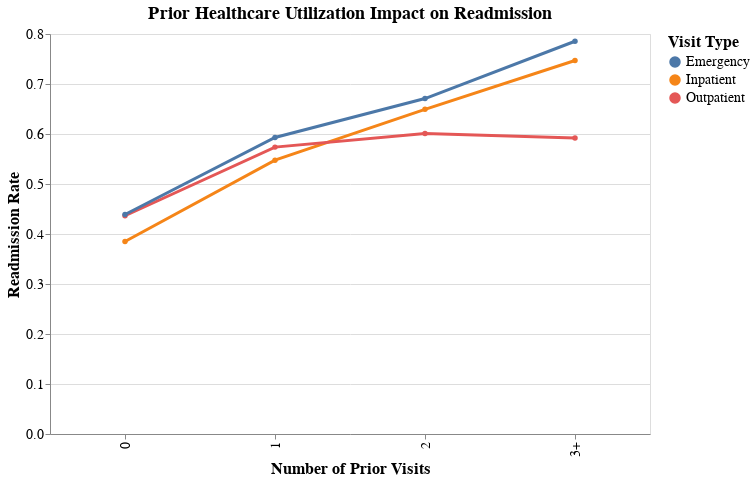

Here is the notebook cell this chart was saved with:
### Code cell
utilization_factors = ['number_inpatient', 'number_outpatient', 'number_emergency']

util_data = []
for factor in utilization_factors:
    if factor in df.columns:
        # Group by exact counts (0, 1, 2, 3+)
        df[f'{factor}_group'] = df[factor].apply(lambda x: '0' if x == 0 else '1' if x == 1 else '2' if x == 2 else '3+')
        
        groups = df.groupby(f'{factor}_group')['readmitted_binary'].agg(['mean', 'count']).reset_index()
        groups = groups[groups['count'] >= 50]
        
        for _, row in groups.iterrows():
            util_data.append({
                'factor': factor.replace('number_', '').capitalize(),
                'visits': row[f'{factor}_group'],
                'readmission_rate': row['mean'],
                'count': row['count']
            })

util_df = pd.DataFrame(util_data)

chart_util = alt.Chart(util_df).mark_line(point=True).encode(
    x=alt.X('visits:N', title='Number of Prior Visits', sort=['0', '1', '2', '3+']),
    y=alt.Y('readmission_rate:Q', title='Readmission Rate'),
    color=alt.Color('factor:N', title='Visit Type'),
    strokeWidth=alt.value(3),
    tooltip=[
        alt.Tooltip('factor:N', title='Visit Type'),
        alt.Tooltip('visits:N', title='Number of Visits'),
        alt.Tooltip('readmission_rate:Q', title='Readmission Rate', format='.3f'),
        alt.Tooltip('count:Q', title='Number of Patients', format=',')
    ]
).properties(
    width=600,
    height=400,
    title='Prior Healthcare Utilization Impact on Readmission'
).configure_axis(
    labelFontSize=14,
    titleFontSize=16
).configure_title(
    fontSize=18
).configure_legend(
    labelFontSize=14,
    titleFontSize=16
)

chart_util

### Figure 1 — Vega-Lite specification as saved in the notebook (floating-point values rounded to 4 significant figures)
{"config": {"view": {"continuousWidth": 300, "continuousHeight": 300}, "axis": {"labelFontSize": 14, "titleFontSize": 16}, "legend": {"labelFontSize": 14, "titleFontSize": 16}, "title": {"fontSize": 18}}, "data": {"name": "data-dc4195021aab5ca7892e313690236485"}, "mark": {"type": "line", "point": true}, "encoding": {"color": {"field": "factor", "title": "Visit Type", "type": "nominal"}, "strokeWidth": {"value": 3}, "tooltip": [{"field": "factor", "title": "Visit Type", "type": "nominal"}, {"field": "visits", "title": "Number of Visits", "type": "nominal"}, {"field": "readmission_rate", "format": ".3f", "title": "Readmission Rate", "type": "quantitative"}, {"field": "count", "format": ",", "title": "Number of Patients", "type": "quantitative"}], "x": {"field": "visits", "sort": ["0", "1", "2", "3+"], "title": "Number of Prior Visits", "type": "nominal"}, "y": {"field": "readmission_rate", "title": "Readmission Rate", "type": "quantitative"}}, "height": 400, "title": "Prior Healthcare Utilization Impact on Readmission", "width": 600, "$schema": "https://vega.github.io/schema/vega-lite/v5.20.1.json", "datasets": {"data-dc4195021aab5ca7892e313690236485": [{"factor": "Inpatient", "visits": "0", "readmission_rate": 0.3849, "count": 67630}, {"factor": "Inpatient", "visits": "1", "readmission_rate": 0.5476, "count": 19521}, {"factor": "Inpatient", "visits": "2", "readmission_rate": 0.6494, "count": 7566}, {"factor": "Inpatient", "visits": "3+", "readmission_rate": 0.7469, "count": 7049}, {"factor": "Outpatient", "visits": "0", "readmission_rate": 0.4365, "count": 85027}, {"factor": "Outpatient", "visits": "1", "readmission_rate": 0.5738, "count": 8547}, {"factor": "Outpatient", "visits": "2", "readmission_rate": 0.601, "count": 3594}, {"factor": "Outpatient", "visits": "3+", "readmission_rate": 0.5922, "count": 4598}, {"factor": "Emergency", "visits": "0", "readmission_rate": 0.4389, "count": 90383}, {"factor": "Emergency", "visits": "1", "readmission_rate": 0.5929, "count": 7677}, {"factor": "Emergency", "visits": "2", "readmission_rate": 0.6709, "count": 2042}, {"factor": "Emergency", "visits": "3+", "readmission_rate": 0.7855, "count": 1664}]}}
